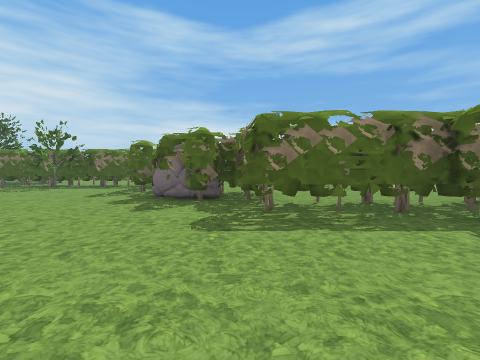
view 1 (above)

15 first-person views from a walk through a 3-D level made in the Godot game engine. The camera is 1.2 m above the floor, tilts 2° down and sees 90° across. The floor is counted in squares, 2 m on a side. Each view is taken from the middle of a square. On the plan, view 1 faces up. The plan holds only what a view shows up to about 9 squares ahead; the rest is blank. The place goes on beyond the plan. Characters and animated objects are left out. Some surface patterns are stand-ins.

view 2
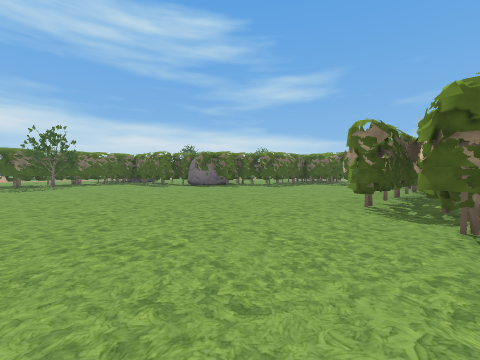

view 3
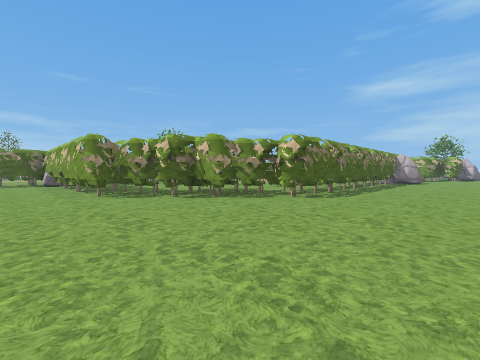

view 4
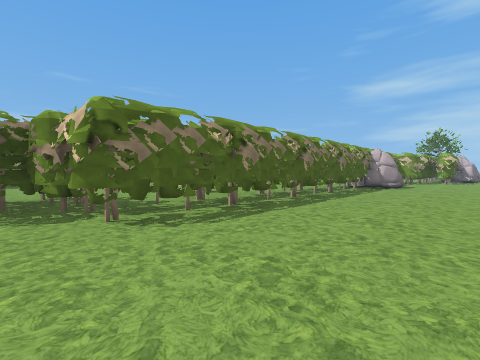

view 5
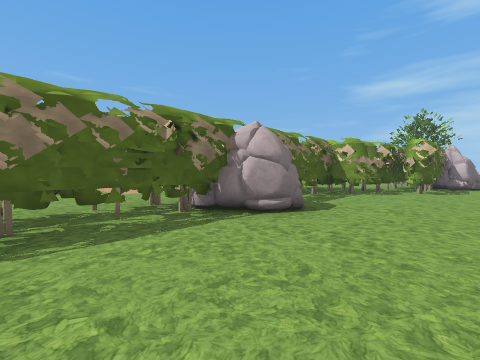

view 6
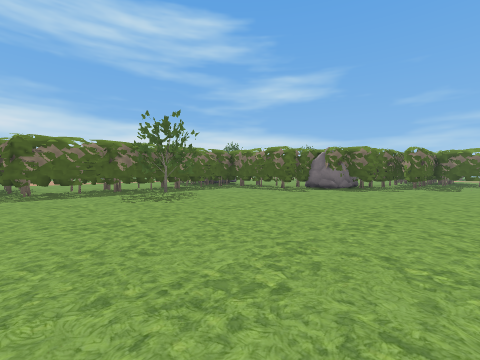

view 7
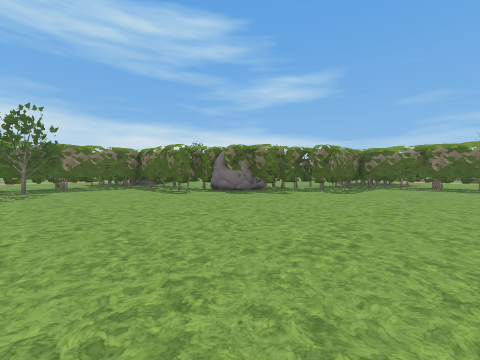

view 8
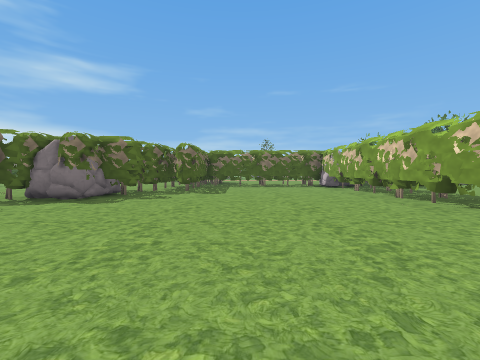

view 9
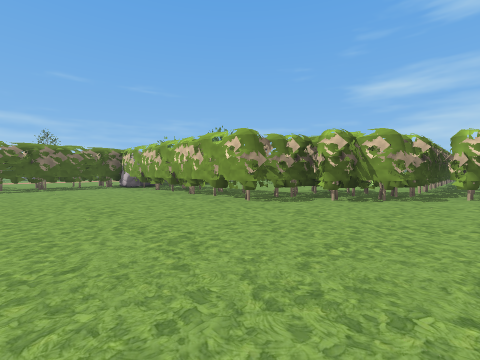

view 10
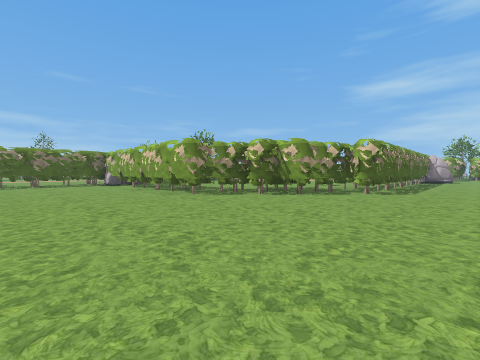

view 11
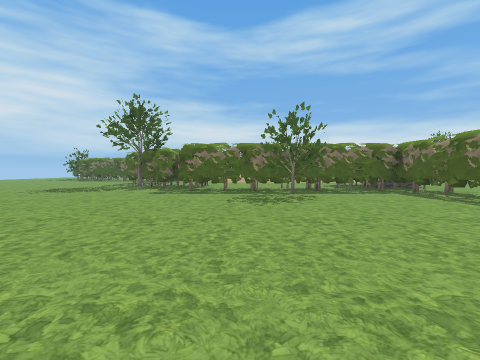

view 12
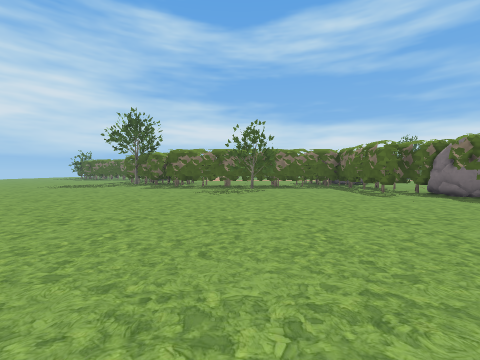

view 13
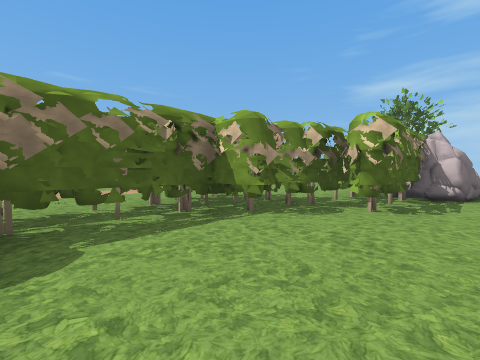

view 14
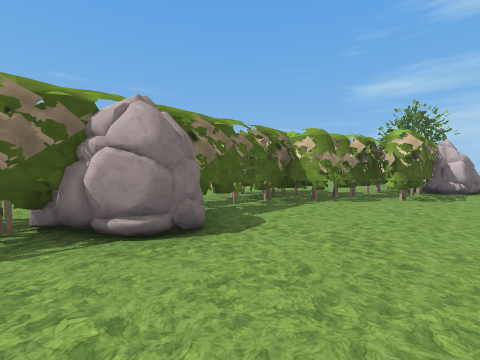

view 15
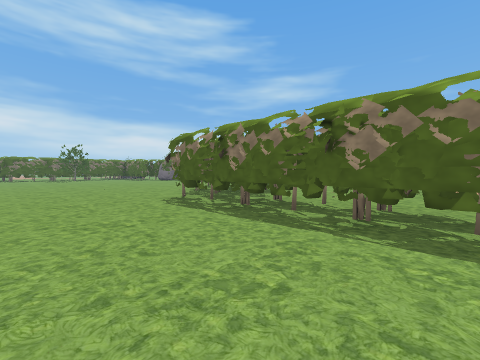

### Floor plan
Key: @ floor where view 1 was taken; # wall or solid block; . floor; T tree; R rock.
Columns run from 10 left of view 1 to 3 right of it. Each row starts with its distance up from view 1.
 10 ########
  9 ...TT..#
  8 ....T..##
  7 .......###
  6 ........###
  5 .........###
  4 ..........####
  3 .............#
  2 .............#
  1 .............#
  0 ..........@..#
 -1 .............#
 -2 ......########
 -3 .....###
 -4 ....###
 -5 ...###
 -6 ...##
 -7 ...#
 -8 ...#
 -9 ...#
-10 ...#
-11 ...#
-12 ...#
-13 ...#
-14 ..R#
-15 ...#
-16 ...#
-17 ...#
-18 ..##
-19 .###
-20 .##
-21 .#
-22 R#

Where each view was taken, in squares from view 1:
view 1: 0 up, 0 right, facing up
view 2: 3 down, 8 left, facing up-right
view 3: 0 up, 10 left, facing down-right
view 4: 4 down, 10 left, facing down-right
view 5: 11 down, 10 left, facing down-right
view 6: 2 up, 10 left, facing up-right
view 7: 0 up, 7 left, facing up-right
view 8: 2 up, 7 left, facing right
view 9: 2 up, 7 left, facing down-right
view 10: 2 up, 9 left, facing down-right
view 11: 2 up, 8 left, facing up
view 12: 0 up, 7 left, facing up
view 13: 15 down, 10 left, facing down-right
view 14: 13 down, 10 left, facing down-right
view 15: 10 down, 10 left, facing up-right
